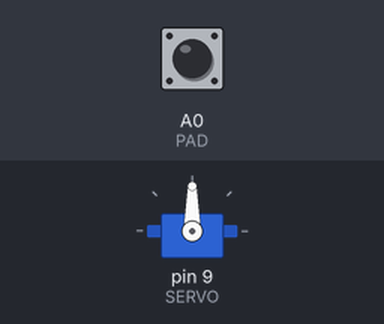
Bench run of a sketch on a simulated Arduino Uno, built with avr-gcc and run on an emulated ATmega328P. On the bench: servo. The inputs (shaded band) are chosen by the test bench; at power-on: A0 (PAD) HIGH. What the sketch prints to the serial monitor is not drawn.

Above: at 1.2 s.
1.3 s: A0 (PAD) pulled LOW for 0.15 s
At 1.38 s:
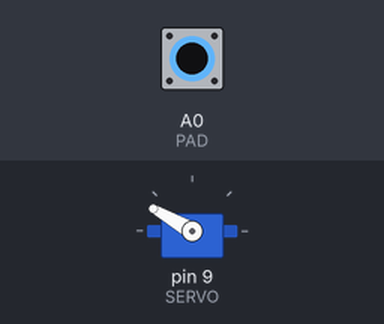
2.9 s: A0 (PAD) pulled LOW for 3.2 s
At 6.8 s:
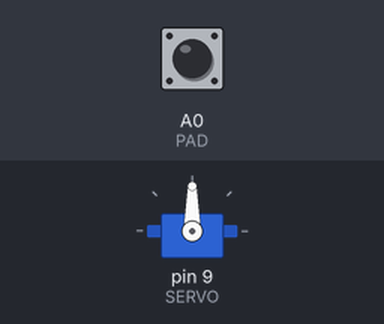
Timing chart, 0 to 8.3 s (numbered marks = the images above; inputs shaded):
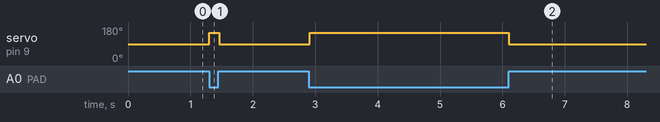

The sketch:

sketch.ino
```cpp
// TASK 04 on Wokwi: a stand-in, not the real thing.
//
// Wokwi cannot simulate capacitive sensing, because ADCTouch measures a real
// physical property of a real wire. So the button here stands in for the pad:
// press it and the servo reacts, which is the SHAPE of the task.
//
// What you cannot learn here, and can only learn at the bench:
//   - that the reading drifts, so the threshold has to be relative
//   - that the baseline must only learn while untouched
//
// Those two are the whole point of task 04. Use this to get the servo moving,
// then do the real thing on hardware.

#include <Servo.h>

const int PAD   = A0;   // the button, standing in for the foil pad
const int SERVO = 9;

Servo servo;

void setup() {
  pinMode(PAD, INPUT_PULLUP);
  servo.attach(SERVO);
  servo.write(90);
  Serial.begin(9600);
  Serial.println("Press the button. On the bench this is a finger on foil.");
}

void loop() {
  // INPUT_PULLUP reads LOW when pressed.
  if (digitalRead(PAD) == LOW) {
    servo.write(150);
  } else {
    servo.write(90);
  }
  delay(20);
}
```

Measured:
- after the input at 1.3 s, servo on pin 9 (SERVO): 90° → 150° at once, → 90° 0.16 s later
- after the input at 2.9 s, servo on pin 9 (SERVO): 90° → 150° at once, → 90° 3.2 s later
